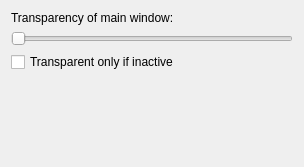
<ui version="4.0" >
 <class>TransparentCfgBase</class>
 <widget class="QWidget" name="TransparentCfgBase" >
  <property name="geometry" >
   <rect>
    <x>0</x>
    <y>0</y>
    <width>304</width>
    <height>167</height>
   </rect>
  </property>
  <property name="windowTitle" >
   <string></string>
  </property>
  <layout class="QVBoxLayout" >
   <property name="margin" >
    <number>11</number>
   </property>
   <property name="spacing" >
    <number>6</number>
   </property>
   <item>
    <widget class="QLabel" name="TextLabel1" >
     <property name="sizePolicy" >
      <sizepolicy>
       <hsizetype>1</hsizetype>
       <vsizetype>1</vsizetype>
       <horstretch>0</horstretch>
       <verstretch>0</verstretch>
      </sizepolicy>
     </property>
     <property name="text" >
      <string>Transparency of main window:</string>
     </property>
     <property name="alignment" >
      <set>Qt::AlignLeading|Qt::AlignLeft|Qt::AlignVCenter</set>
     </property>
     <property name="wordWrap" >
      <bool>false</bool>
     </property>
    </widget>
   </item>
   <item>
    <widget class="QSlider" name="sldTransparency" >
     <property name="maximum" >
      <number>100</number>
     </property>
     <property name="singleStep" >
      <number>5</number>
     </property>
     <property name="pageStep" >
      <number>20</number>
     </property>
     <property name="orientation" >
      <enum>Qt::Horizontal</enum>
     </property>
     <property name="tickInterval" >
      <number>0</number>
     </property>
    </widget>
   </item>
   <item>
    <widget class="QCheckBox" name="chkInactive" >
     <property name="text" >
      <string>Transparent only if inactive</string>
     </property>
    </widget>
   </item>
   <item>
    <spacer>
     <property name="orientation" >
      <enum>Qt::Vertical</enum>
     </property>
     <property name="sizeType" >
      <enum>QSizePolicy::Expanding</enum>
     </property>
     <property name="sizeHint" >
      <size>
       <width>20</width>
       <height>20</height>
      </size>
     </property>
    </spacer>
   </item>
  </layout>
 </widget>
 <resources/>
 <connections/>
</ui>
